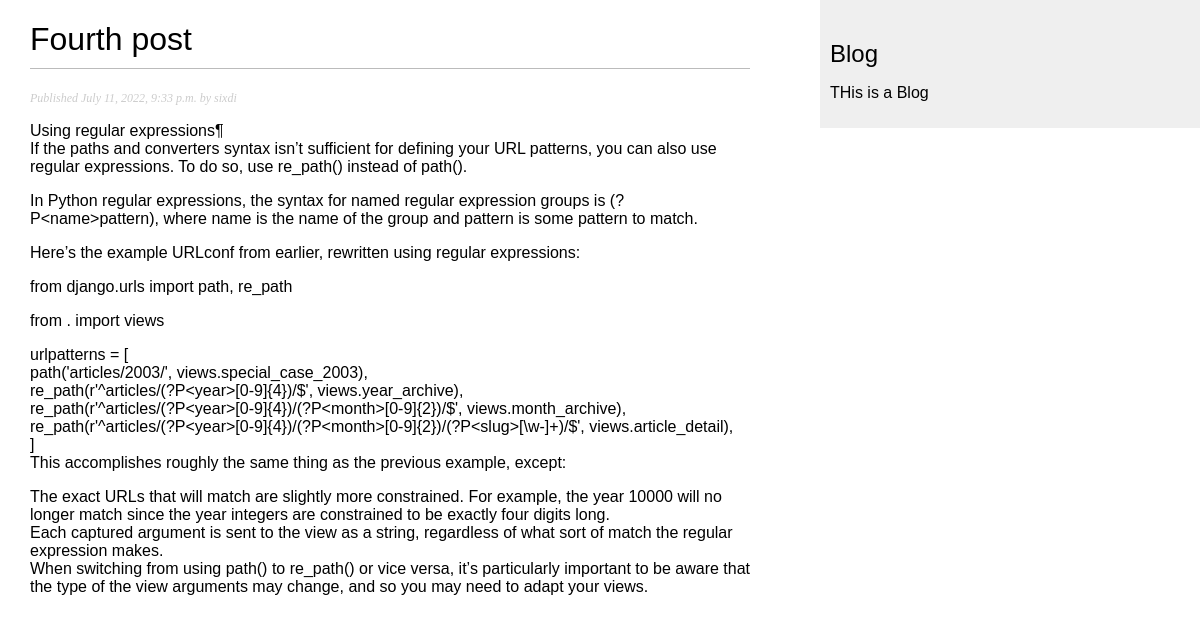
/blog/2022/7/11/fourth-post, run on the app's committed database.
### blog/models.py (models this page shows, shortened)
class Post(models.Model):
    STATUS_CHOICE = (
        ('draft', 'Draft'),
        ('published', 'Published'),
    )
    title = models.CharField(max_length=250)
    slug = models.SlugField(max_length=250, unique_for_date='publish')
    author = models.ForeignKey(User, on_delete=models.CASCADE, related_name='blog_posts')
    body = models.TextField()
    publish = models.DateTimeField(default=timezone.now)
    created = models.DateTimeField(auto_now_add=True)
    updated = models.DateTimeField(auto_now=True)
    status = models.CharField(max_length=10, choices=STATUS_CHOICE, default='draft')
    class Meta:
        ordering = ('-publish', )
    objects = models.Manager()
    published = PublishedManager()

### blog/views.py (the view)
# urls.py: path('<int:year>/<int:month>/<int:day>/<slug:post>', views.post_detail, name='post_detail'),
def post_detail(request, year, month, day, post):
    post = get_object_or_404(Post, slug=post, status='published',
                             publish__year=year, publish__month=month, publish__day=day)
    return render(request, 'blog/post/detail.html', {'post': post})

### templates/blog/post/detail.html
{% extends 'blog/base.html' %}
{% block content %}
<h1>{{ post.title}}</h1>
<p class="date">
    Published {{post.publish}} by {{post.author}}
</p>
{{post.body|linebreaks}}
{% endblock %}

### static/css/blog.css (style rules this page uses)
body { margin:0; padding:0; font-family:helvetica, sans-serif; }
h1 { font-weight:normal; border-bottom:1px solid #bbb; padding:0 0 10px 0; }
p.date { color:#ccc; font-family: georgia, serif; font-size: 12px; font-style: italic; }

### data on the page
Post: title "Fourth post", publish "July 11, 2022, 9:33 p.m.", author "sixdi", body "Using regular expressions¶ If the paths and converters syntax isn’t sufficient for defining your URL patterns, you can also use regular expressions. To do so, use re_path() instead of path(). In Python regular expressions, the syntax for named regular expression groups is (?P<name>pattern), where name is the name of the group and pattern is some pattern to match. Here’s the example URLconf from earlier, rewritten using regular expressions: from django.urls import path, re_path from . import views urlpatterns = [ path('articles/2003/', views.special_case_2003), re_path(r'^articles/(?P<year>[0-9]{4})/$', views.year_archive), re_path(r'^articles/(?P<year>[0-9]{4})/(?P<month>[0-9]{2})/$',…"
